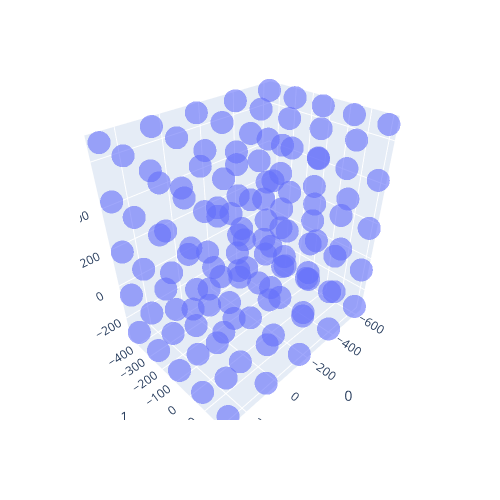

Notebook code for this chart:
### Code cell
from thesispy.experiments.instance import read_controlpoints
import plotly.express as px
from pathlib import Path

cpoints = read_controlpoints(Path("controlpoints.R0.dat"))
cpoints = cpoints.reshape(-1, 3)
fig = px.scatter_3d(cpoints, x=0, y=1, z=2, opacity=0.6, width=500, height=500)
fig.show()
